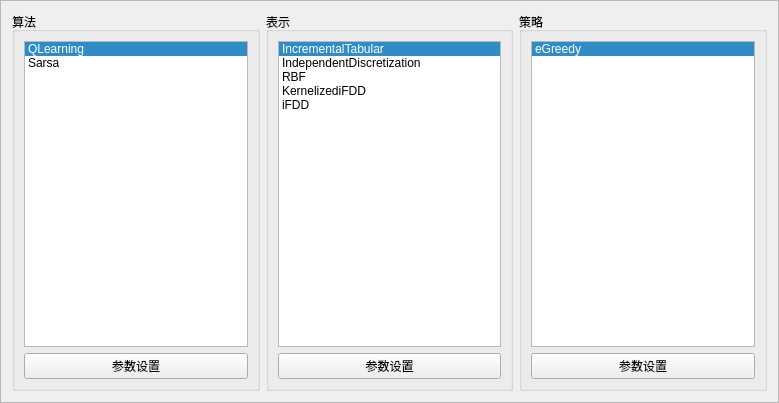
<?xml version="1.0" encoding="UTF-8"?>
<ui version="4.0">
 <class>Frame</class>
 <widget class="QFrame" name="Frame">
  <property name="geometry">
   <rect>
    <x>0</x>
    <y>0</y>
    <width>779</width>
    <height>403</height>
   </rect>
  </property>
  <property name="windowTitle">
   <string>Frame</string>
  </property>
  <property name="frameShape">
   <enum>QFrame::StyledPanel</enum>
  </property>
  <property name="frameShadow">
   <enum>QFrame::Raised</enum>
  </property>
  <layout class="QGridLayout" name="gridLayout">
   <item row="0" column="0">
    <widget class="QGroupBox" name="groupBox_2">
     <property name="title">
      <string>算法</string>
     </property>
     <layout class="QVBoxLayout" name="verticalLayout_2">
      <item>
       <widget class="QListWidget" name="lstAgent">
        <property name="currentRow">
         <number>0</number>
        </property>
        <item>
         <property name="text">
          <string>QLearning</string>
         </property>
        </item>
        <item>
         <property name="text">
          <string>Sarsa</string>
         </property>
        </item>
       </widget>
      </item>
      <item>
       <widget class="QPushButton" name="btnConfigAgent">
        <property name="text">
         <string>参数设置</string>
        </property>
       </widget>
      </item>
     </layout>
    </widget>
   </item>
   <item row="0" column="1">
    <widget class="QGroupBox" name="groupBox_3">
     <property name="title">
      <string>表示</string>
     </property>
     <layout class="QVBoxLayout" name="verticalLayout_3">
      <item>
       <widget class="QListWidget" name="lstRepresentation">
        <property name="currentRow">
         <number>0</number>
        </property>
        <item>
         <property name="text">
          <string>IncrementalTabular</string>
         </property>
        </item>
        <item>
         <property name="text">
          <string>IndependentDiscretization</string>
         </property>
        </item>
        <item>
         <property name="text">
          <string>RBF</string>
         </property>
        </item>
        <item>
         <property name="text">
          <string>KernelizediFDD</string>
         </property>
        </item>
        <item>
         <property name="text">
          <string>iFDD</string>
         </property>
        </item>
       </widget>
      </item>
      <item>
       <widget class="QPushButton" name="btnConfigRepresentation">
        <property name="text">
         <string>参数设置</string>
        </property>
       </widget>
      </item>
     </layout>
    </widget>
   </item>
   <item row="0" column="2">
    <widget class="QGroupBox" name="groupBox_4">
     <property name="title">
      <string>策略</string>
     </property>
     <layout class="QVBoxLayout" name="verticalLayout_4">
      <item>
       <widget class="QListWidget" name="lstPolicy">
        <property name="currentRow">
         <number>0</number>
        </property>
        <item>
         <property name="text">
          <string>eGreedy</string>
         </property>
        </item>
       </widget>
      </item>
      <item>
       <widget class="QPushButton" name="btnConfigPolicy">
        <property name="text">
         <string>参数设置</string>
        </property>
       </widget>
      </item>
     </layout>
    </widget>
   </item>
  </layout>
 </widget>
 <resources/>
 <connections/>
</ui>
